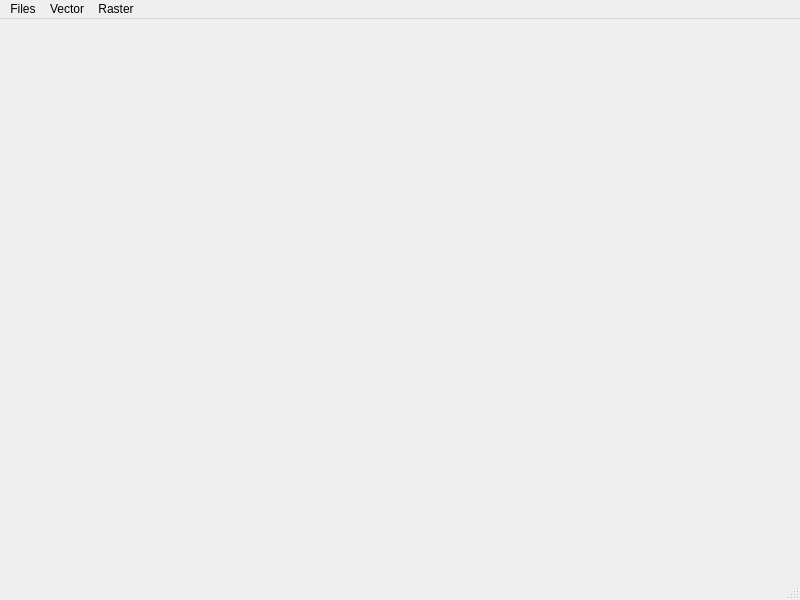
<?xml version="1.0" encoding="UTF-8"?>
<ui version="4.0">
 <class>MainWindow</class>
 <widget class="QMainWindow" name="MainWindow">
  <property name="geometry">
   <rect>
    <x>0</x>
    <y>0</y>
    <width>800</width>
    <height>600</height>
   </rect>
  </property>
  <property name="windowTitle">
   <string>qgis_dev</string>
  </property>
  <widget class="QWidget" name="centralwidget"/>
  <widget class="QMenuBar" name="menubar">
   <property name="geometry">
    <rect>
     <x>0</x>
     <y>0</y>
     <width>800</width>
     <height>26</height>
    </rect>
   </property>
   <property name="defaultUp">
    <bool>false</bool>
   </property>
   <widget class="QMenu" name="menuFiles">
    <property name="title">
     <string>Files</string>
    </property>
   </widget>
   <widget class="QMenu" name="menuVector">
    <property name="title">
     <string>Vector</string>
    </property>
    <addaction name="actionAdd_Vector"/>
   </widget>
   <widget class="QMenu" name="menuRaster">
    <property name="title">
     <string>Raster</string>
    </property>
    <addaction name="actionAdd_Raster"/>
   </widget>
   <addaction name="menuFiles"/>
   <addaction name="menuVector"/>
   <addaction name="menuRaster"/>
  </widget>
  <widget class="QStatusBar" name="statusbar"/>
  <action name="actionAdd_Vector">
   <property name="text">
    <string>Add Vector </string>
   </property>
  </action>
  <action name="actionAdd_Raster">
   <property name="text">
    <string>Add Raster</string>
   </property>
  </action>
 </widget>
 <resources/>
 <connections/>
</ui>
